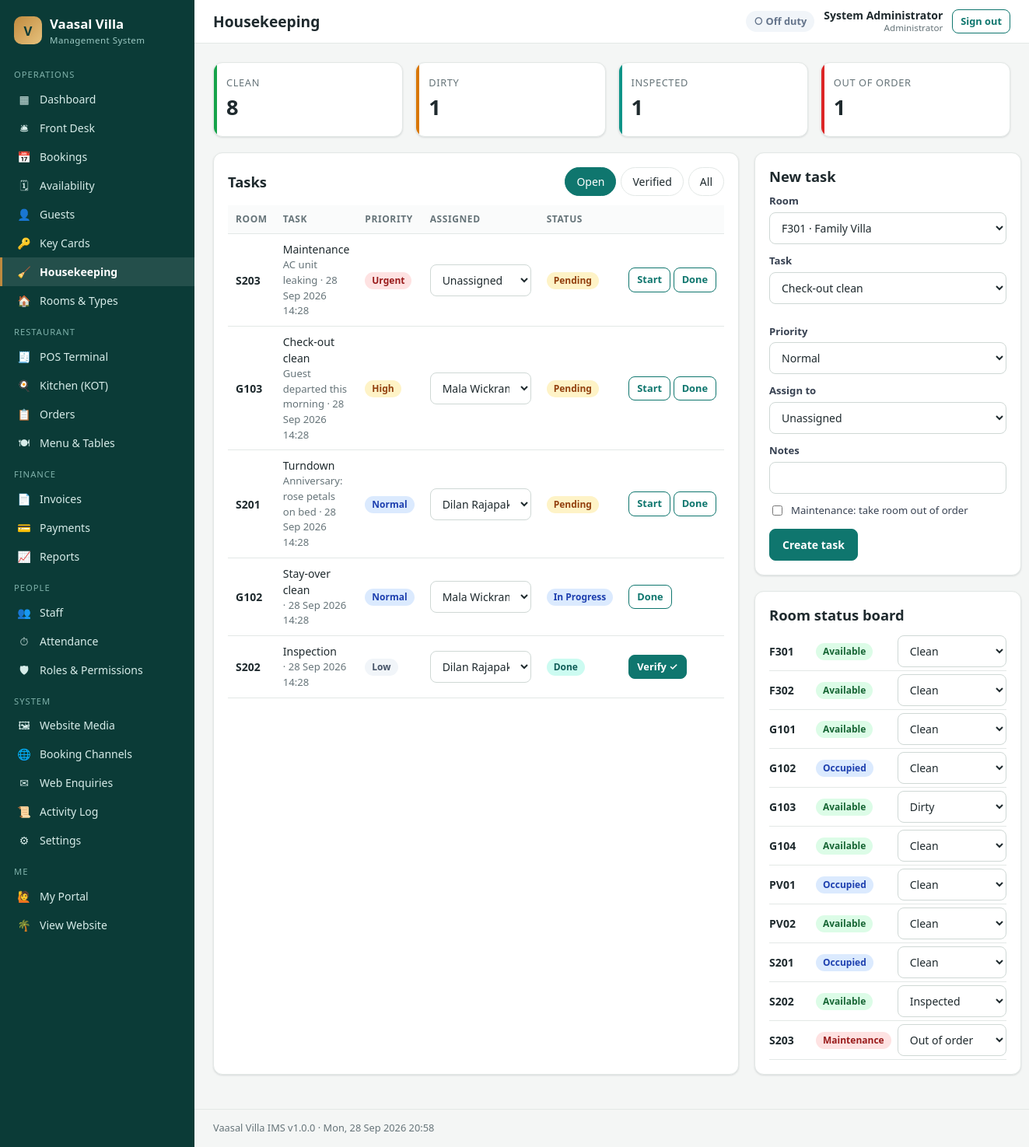
Screenshot of /admin/housekeeping.php (signed in) with the database file from the repository.
### tables this page shows
CREATE TABLE users (
  id            INT UNSIGNED AUTO_INCREMENT PRIMARY KEY,
  role_id       INT UNSIGNED NOT NULL,
  full_name     VARCHAR(120) NOT NULL,
  username      VARCHAR(60)  NOT NULL UNIQUE,
  email         VARCHAR(160) NULL,
  phone         VARCHAR(40)  NULL,
  password_hash VARCHAR(255) NOT NULL,
  department    VARCHAR(60)  NULL,
  hourly_rate   DECIMAL(10,2) NOT NULL DEFAULT 0,
  is_active     TINYINT(1)   NOT NULL DEFAULT 1,
  last_login    DATETIME     NULL,
  created_at    DATETIME     NOT NULL DEFAULT CURRENT_TIMESTAMP,
  CONSTRAINT fk_user_role FOREIGN KEY (role_id) REFERENCES roles(id)
);

CREATE TABLE roles (
  id          INT UNSIGNED AUTO_INCREMENT PRIMARY KEY,
  name        VARCHAR(60)  NOT NULL,
  slug        VARCHAR(60)  NOT NULL UNIQUE,
  description VARCHAR(255) NULL
);

CREATE TABLE housekeeping_tasks (
  id           INT UNSIGNED AUTO_INCREMENT PRIMARY KEY,
  room_id      INT UNSIGNED NOT NULL,
  assigned_to  INT UNSIGNED NULL,
  task_type    ENUM('checkout_clean','stayover_clean','turndown','deep_clean','inspection','maintenance') NOT NULL,
  priority     ENUM('low','normal','high','urgent') NOT NULL DEFAULT 'normal',
  status       ENUM('pending','in_progress','done','verified') NOT NULL DEFAULT 'pending',
  notes        VARCHAR(255) NULL,
  created_by   INT UNSIGNED NULL,
  created_at   DATETIME NOT NULL DEFAULT CURRENT_TIMESTAMP,
  started_at   DATETIME NULL,
  completed_at DATETIME NULL,
  INDEX idx_hk_status (status),
  CONSTRAINT fk_hk_room FOREIGN KEY (room_id)     REFERENCES rooms(id) ON DELETE CASCADE,
  CONSTRAINT fk_hk_user FOREIGN KEY (assigned_to) REFERENCES users(id) ON DELETE SET NULL,
  CONSTRAINT fk_hk_by   FOREIGN KEY (created_by)  REFERENCES users(id) ON DELETE SET NULL
);

CREATE TABLE rooms (
  id                  INT UNSIGNED AUTO_INCREMENT PRIMARY KEY,
  room_type_id        INT UNSIGNED NOT NULL,
  room_number         VARCHAR(20) NOT NULL UNIQUE,
  floor               VARCHAR(20) NULL,
  status              ENUM('available','occupied','maintenance') NOT NULL DEFAULT 'available',
  housekeeping_status ENUM('clean','dirty','inspected','out_of_order') NOT NULL DEFAULT 'clean',
  notes               VARCHAR(255) NULL,
  CONSTRAINT fk_room_type FOREIGN KEY (room_type_id) REFERENCES room_types(id)
);

### admin/housekeeping.php (the view, shortened to what the rows shown need)
<?php
require_perm('housekeeping.manage');
$title = 'Housekeeping';
$taskTypes = ['checkout_clean' => 'Check-out clean', 'stayover_clean' => 'Stay-over clean', 'turndown' => 'Turndown', 'deep_clean' => 'Deep clean', 'inspection' => 'Inspection', 'maintenance' => 'Maintenance'];
$show = input('show', 'open');
$filter = $show === 'open' ? "WHERE t.status IN ('pending','in_progress','done')" : ($show === 'all' ? '' : "WHERE t.status = 'verified'");
$tasks = q_all("SELECT t.*, r.room_number, r.housekeeping_status, u.full_name staff FROM housekeeping_tasks t JOIN rooms r ON r.id=t.room_id
                LEFT JOIN users u ON u.id=t.assigned_to $filter
                ORDER BY FIELD(t.status,'pending','in_progress','done','verified'), FIELD(t.priority,'urgent','high','normal','low'), t.created_at DESC LIMIT 300");
$rooms = q_all('SELECT r.*, rt.name type_name FROM rooms r JOIN room_types rt ON rt.id=r.room_type_id ORDER BY room_number');
$staff = q_all("SELECT u.id, u.full_name FROM users u JOIN role_permissions rp ON rp.role_id=u.role_id JOIN permissions p ON p.id=rp.permission_id
                WHERE p.slug='housekeeping.work' AND u.is_active=1 ORDER BY u.full_name");
$staffOpts = array_map(fn($s) => [$s['id'], $s['full_name']], $staff);
require __DIR__ . '/../includes/admin_header.php';
?>
<div class="grid g-2-1">
  <div class="card">
    <div class="card-head"><h2>Tasks</h2></div>
    <div class="table-wrap"><table class="table"><thead><tr><th>Room</th><th>Task</th><th>Priority</th><th>Assigned</th><th>Status</th><th></th></tr></thead><tbody>
    <?php foreach ($tasks as $t): ?>
      <tr><td><b><?= e($t['room_number']) ?></b></td>
        <td><?= e($taskTypes[$t['task_type']]) ?><div class="small muted"><?= e($t['notes']) ?> · <?= fdatetime($t['created_at']) ?></div></td>
        <td><?= badge($t['priority']) ?></td>
        <td><form method="post" class="inline-form"><?= csrf_field() ?><input type="hidden" name="action" value="assign"><input type="hidden" name="id" value="<?= $t['id'] ?>"><input type="hidden" name="show" value="<?= e($show) ?>">
          <select name="assigned_to" onchange="this.form.submit()" style="min-width:130px"><option value="">Unassigned</option><?= options($staffOpts, $t['assigned_to']) ?></select></form></td>
        <td><?= badge($t['status']) ?></td>
        <td class="right nowrap"><form method="post" class="inline-form">
          <?php if ($t['status'] === 'pending'): ?><button class="btn btn-sm btn-ghost" name="status" value="in_progress">Start</button><?php endif; ?>
          <?php if (in_array($t['status'], ['pending', 'in_progress'])): ?><button class="btn btn-sm btn-ghost" name="status" value="done">Done</button><?php endif; ?>
          <?php if ($t['status'] === 'done'): ?><button class="btn btn-sm" name="status" value="verified">Verify ✓</button><?php endif; ?>
        </form></td></tr>
    <?php endforeach; if (!$tasks): ?><tr><td colspan="6" class="empty">No tasks.</td></tr><?php endif; ?>
    </tbody></table></div>
  </div>
  <div>
    <div class="card">
      <h2>New task</h2>
    </div>
    <div class="card">
      <h2>Room status board</h2>
      <?php foreach ($rooms as $r): ?>
        <form method="post" style="display:flex;gap:8px;align-items:center;padding:4px 0;border-bottom:1px solid var(--line)">
          <b style="width:52px"><?= e($r['room_number']) ?></b><span style="flex:1"><?= badge($r['status']) ?></span>
          <select name="housekeeping_status" onchange="this.form.submit()" style="width:140px"><?= options(['clean' => 'Clean', 'dirty' => 'Dirty', 'inspected' => 'Inspected', 'out_of_order' => 'Out of order'], $r['housekeeping_status']) ?></select>
        </form>
      <?php endforeach; ?>
    </div>
  </div>
</div>
<?php require __DIR__ . '/../includes/admin_footer.php'; ?>

### includes/admin_header.php (shortened to what the rows shown need)
<?php
$__u = current_user();
?><!DOCTYPE html>
<html lang="en">
<head>
<link rel="stylesheet" href="<?= e(url('assets/css/admin.css')) ?>">
</head>
<body class="admin">
<div class="main">
  <header class="topbar">
    <h1><?= e($title ?? '') ?></h1>
    <div class="topbar-right">
      <div class="user-chip"><b><?= e($__u['full_name'] ?? '') ?></b><small><?= e($__u['role_name'] ?? '') ?></small></div>
    </div>
  </header>
  <main class="content">

### includes/functions.php (shortened to what the rows shown need)
<?php
function e($v): string
{
    return htmlspecialchars((string) ($v ?? ''), ENT_QUOTES, 'UTF-8');
}
function url(string $path = ''): string
{
    return BASE_URL . '/' . ltrim($path, '/');
}
function input(string $key, $default = '')
{
    $v = $_POST[$key] ?? $_GET[$key] ?? $default;
    return is_string($v) ? trim($v) : $v;
}
function fdatetime(?string $d): string
{
    return $d ? date('d M Y H:i', strtotime($d)) : '—';
}
function label(string $s): string
{
    return ucwords(str_replace('_', ' ', $s));
}
function badge(string $status): string
{
    $map = [
        'confirmed' => 'blue', 'pending' => 'amber', 'checked_in' => 'green', 'checked_out' => 'gray',
        'cancelled' => 'red', 'no_show' => 'red', 'available' => 'green', 'occupied' => 'blue',
        'maintenance' => 'red', 'clean' => 'green', 'dirty' => 'amber', 'inspected' => 'teal',
        'out_of_order' => 'red', 'active' => 'green', 'returned' => 'gray', 'lost' => 'red',
        'deactivated' => 'gray', 'in_progress' => 'blue', 'done' => 'teal', 'verified' => 'green',
        'paid' => 'green', 'unpaid' => 'red', 'partial' => 'amber', 'void' => 'gray', 'open' => 'blue',
        'closed' => 'gray', 'room_charge' => 'purple', 'new' => 'red', 'preparing' => 'amber',
        'ready' => 'green', 'served' => 'gray', 'free' => 'green', 'reserved' => 'amber',
        'urgent' => 'red', 'high' => 'amber', 'normal' => 'blue', 'low' => 'gray',
    ];
    $c = $map[$status] ?? 'gray';
    return '<span class="badge badge-' . $c . '">' . e(label($status)) . '</span>';
}
function options(array $rows, $selected = null): string
{
    $out = '';
    foreach ($rows as $k => $v) {
        [$val, $lab] = is_array($v) ? [$v[0], $v[1]] : [$k, $v];
        $sel = ((string) $val === (string) $selected) ? ' selected' : '';
        $out .= '<option value="' . e($val) . '"' . $sel . '>' . e($lab) . '</option>';
    }
    return $out;
}

### rows the page displays
users: full_name "System Administrator", role.name "Administrator"
housekeeping_tasks: room.room_number "S203", task_type "Maintenance", notes "AC unit leaking", created_at "28 Sep 2026 14:28", priority "Urgent Pending", status "Start"
housekeeping_tasks: room.room_number "G103", task_type "Check-out clean", notes "Guest departed this morning", created_at "28 Sep 2026 14:28", priority "High Pending", assigned_to "Mala Wickrama", status "Start"
housekeeping_tasks: room.room_number "S201", task_type "Turndown", notes "Anniversary: rose petals on bed", created_at "28 Sep 2026 14:28", priority "Normal Pending", assigned_to "Dilan Rajapaksha", status "Start"
housekeeping_tasks: room.room_number "G102", task_type "Stay-over clean", created_at "28 Sep 2026 14:28", priority "Normal In Progress", assigned_to "Mala Wickrama", status "Done"
housekeeping_tasks: room.room_number "S202", task_type "Inspection", created_at "28 Sep 2026 14:28", priority "Low Done", assigned_to "Dilan Rajapaksha", status "Verify ✓"
rooms: room_number "F301", status "Available", housekeeping_status "Clean"
rooms: room_number "F302", status "Available", housekeeping_status "Clean"
rooms: room_number "G101", status "Available", housekeeping_status "Clean"
rooms: room_number "G102", status "Occupied", housekeeping_status "Clean"
rooms: room_number "G103", status "Available", housekeeping_status "Dirty"
rooms: room_number "G104", status "Available", housekeeping_status "Clean"
rooms: room_number "PV01", status "Occupied", housekeeping_status "Clean"
rooms: room_number "PV02", status "Available", housekeeping_status "Clean"
rooms: room_number "S201", status "Occupied", housekeeping_status "Clean"
rooms: room_number "S202", status "Available", housekeeping_status "Inspected"
rooms: room_number "S203", status "Maintenance", housekeeping_status "Out of order"

### other values shown
$__group "OPERATIONS"
$__icon "▦"
$__text "Dashboard"
$__icon "🛎"
$__text "Front Desk"
$__icon "📅"
$__text "Bookings"
$__icon "🗓"
$__text "Availability"
$__icon "👤"
$__text "Guests"
$__icon "🔑"
$__text "Key Cards"
$__icon "🧹"
$__text "Housekeeping"
